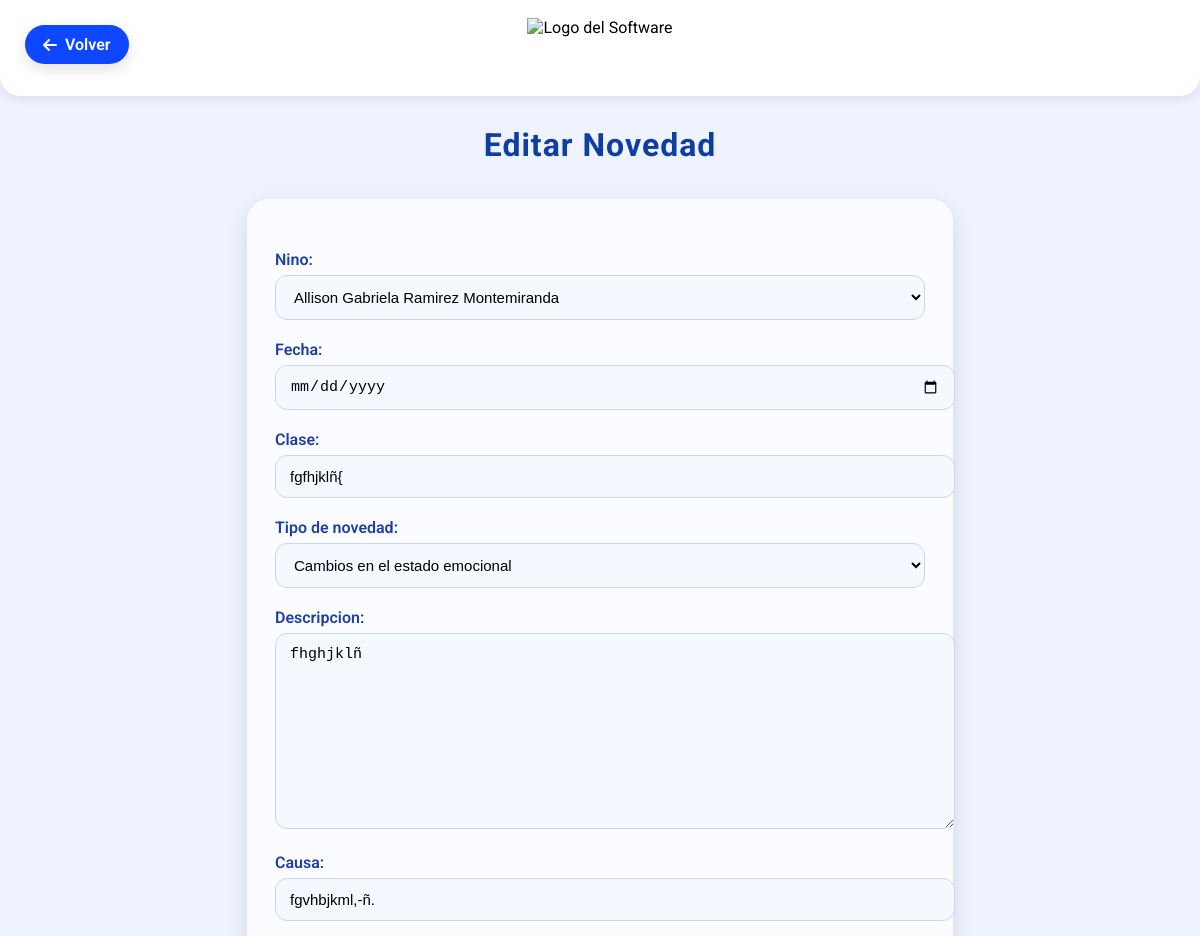
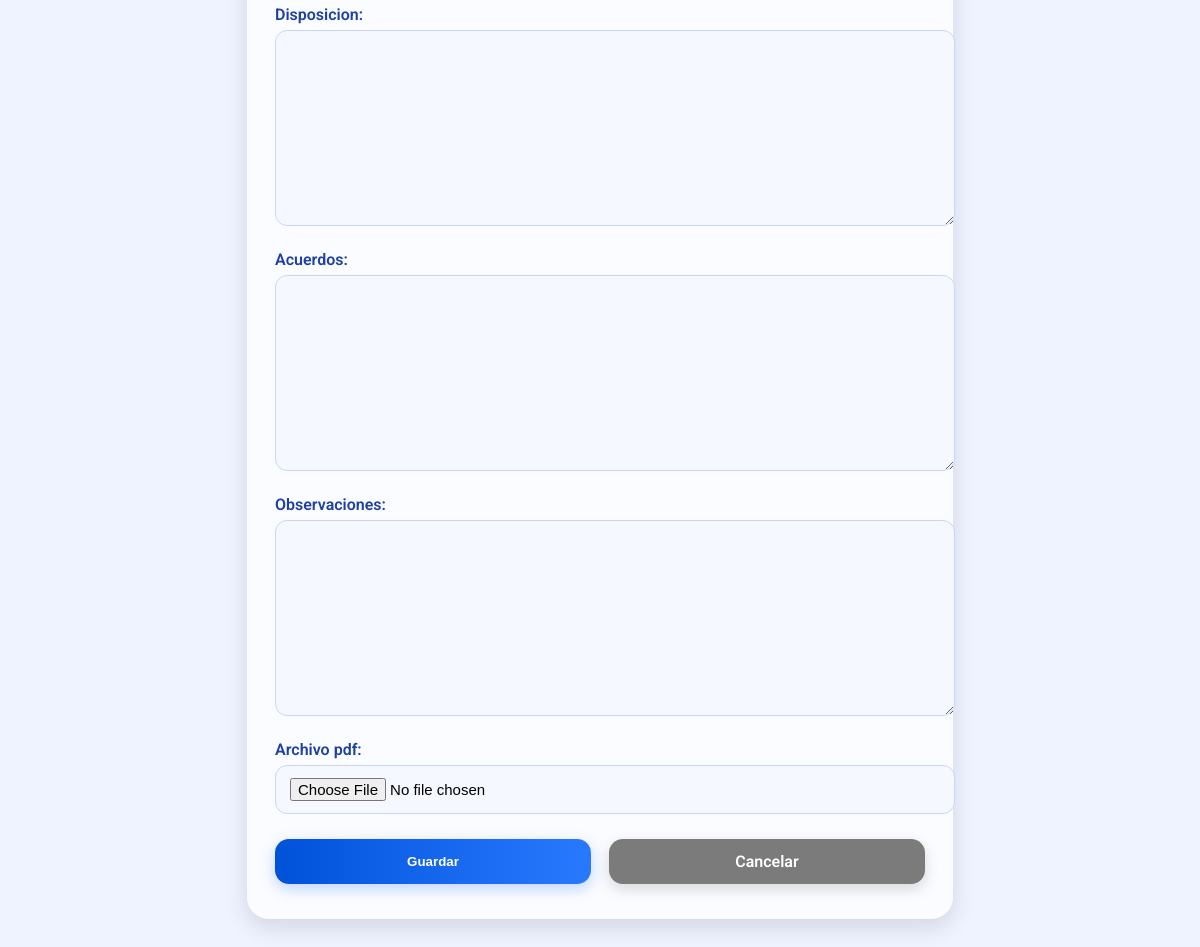
/novedades/editar/11/ (signed in), run on the app's committed database (2 pictures, top to bottom).
### novedades/models.py (models this page shows, shortened)
class Novedad(models.Model):
    nino = models.ForeignKey(Nino, on_delete=models.CASCADE)
    docente = models.CharField(max_length=100)
    fecha = models.DateField()
    clase = models.CharField(max_length=100)
    descripcion = models.TextField()
    causa = models.CharField(max_length=255, blank=True)
    disposicion = models.TextField(blank=True)
    acuerdos = models.TextField(blank=True)
    observaciones = models.TextField(blank=True)
    usuario = models.ForeignKey(User, on_delete=models.CASCADE, null=True, blank=True)  # 🔔 quién creó la novedad
    archivo_pdf = models.FileField(upload_to='novedades_pdfs/', blank=True, null=True)
    TIPOS_NOVEDAD = [
        ('a', 'Cambios en los estados de salud'),
        ('b', 'Cambios en el estado emocional'),
        ('c', 'Razones de inasistencia y llegadas tarde'),
        ('d', 'Inapetencia'),
        ('e', 'Cambios de medicamentos'),
        ('f', 'Inasistencia de medicamentos'),
        ('g', 'Sin registro civil'),
        ('h', 'Sin afiliación en salud'),
        ('i', 'Sin esquema de vacunación'),
        ('j', 'Otra'),
    ]
    tipo = models.CharField(max_length=1, choices=TIPOS_NOVEDAD, verbose_name="Tipo de novedad")

### novedades/views.py (the view)
# urls.py: path('editar/<int:pk>/', novedades_edit, name='novedades_edit'),
@login_required
@rol_requerido('madre_comunitaria')
def novedades_edit(request, pk):
    madre_profile = request.user.madre_profile
    hogar_madre = HogarComunitario.objects.filter(madre=madre_profile).first()
    novedad = get_object_or_404(Novedad, pk=pk, nino__hogar=hogar_madre)
    form = NovedadForm(request.POST or None, instance=novedad)
    form.fields['nino'].queryset = Nino.objects.filter(hogar=hogar_madre)
    if request.method == 'POST' and form.is_valid():
        form.save()
        return redirect('novedades:novedades_list')
    return render(request, 'novedades/form.html', {'form': form})

### novedades/forms.py
class NovedadForm(forms.ModelForm):
    nino = forms.ModelChoiceField(queryset=Nino.objects.none())
    class Meta:
        model = Novedad
        exclude = ['docente']
        fields = [
            'nino',
            'fecha',
            'clase',
            'tipo',
            'docente',
            'descripcion',
            'causa',
            'disposicion',
            'acuerdos',
            'observaciones',
            'archivo_pdf',
        ]
        widgets = {
            'tipo': forms.Select(),
            'fecha': forms.DateInput(attrs={'type': 'date'}),
        }

### core/models.py (called while the page is built)
    def __str__(self):
        return f"{self.nombres} {self.apellidos}"

### core/views.py (called while the page is built)
def rol_requerido(nombre_rol):
    def decorator(view_func):
        @wraps(view_func)
        def _wrapped_view(request, *args, **kwargs):
            if not request.user.is_authenticated or not hasattr(request.user, 'rol') or request.user.rol.nombre_rol != nombre_rol:
                messages.error(request, 'Acceso denegado. No tienes los permisos necesarios.')
                return redirect('home')  # Redirigir a una página de inicio o de error
            return view_func(request, *args, **kwargs)
        return _wrapped_view
    return decorator

### icbfconecta/context_processors.py (called while the page is built)
def user_context(request):
    context = {}
    if request.user.is_authenticated:
        nombre_completo = f"{request.user.nombres} {request.user.apellidos}".strip()
        context['nombre_madre'] = nombre_completo
        if hasattr(request.user, 'madre_profile') and request.user.madre_profile.foto_madre:
            context['foto_perfil_url'] = request.user.madre_profile.foto_madre.url
    return context

### templates/novedades/form.html (shortened to what this page needs)
{% load static %}
<!DOCTYPE html>
<html lang="es">
<head>
  <link rel="stylesheet" href="https://cdnjs.cloudflare.com/ajax/libs/font-awesome/6.0.0-beta3/css/all.min.css"/>
</head>
<body>
<a href="{% url 'novedades:novedades_list' %}" class="btn-volver">
    <i class="fas fa-arrow-left"></i> Volver
</a>
<header>
    <img src="{% static 'img/logoSinFondo.png' %}" alt="Logo del Software">
</header>
<h2 class="main-title">
    {% if form.instance.pk %}Editar{% else %}Registrar{% endif %} Novedad
</h2>
<div class="form-card">
    <form method="post">
        {{ form.as_p }}
        <div class="btn-group">
            <button type="submit" class="btn-success">Guardar</button>
            <a href="{% url 'novedades:novedades_list' %}" class="btn-secondary">Cancelar</a>
        </div>
    </form>
</div>
</body>
</html>

### templates/novedades/form.html (style rules this page uses)
body { margin: 0; padding: 0; background: #eef3ff; font-family: 'Roboto', sans-serif; }
header { display: flex; justify-content: center; padding: 18px 0; background: #ffffff; box-shadow: 0px 2px 12px rgba(0,0,0,0.1); border-radius: 0 0 20px 20px; }
header img { height: 60px; }
.btn-volver { position: absolute; top: 25px; left: 25px; background: #0d47ff; padding: 10px 18px; border-radius: 50px; color: white; font-weight: 600; text-decoration: none; display: inline-flex; align-items: center; gap: 8px; box-shadow: 0px 5px 15px rgba(0,0,0,0.12); transition: 0.25s; }
.main-title { text-align: center; font-size: 32px; margin-top: 30px; color: #0f3ea3; font-weight: 700; letter-spacing: 1px; }
.form-card { width: 92%; max-width: 650px; margin: 35px auto; background: rgba(255, 255, 255, 0.75); backdrop-filter: blur(12px); padding: 35px 28px; border-radius: 22px; box-shadow: 0px 8px 25px rgba(0,0,0,0.12); }
form p { margin-bottom: 20px; }
form label { font-weight: 600; color: #1e3fa6; margin-bottom: 6px; display: block; }
form input, form select, form textarea { width: 100%; padding: 12px 14px; font-size: 15px; border-radius: 12px; border: 1px solid #c6d4ff; background: #f6f8ff; outline: none; transition: border 0.2s, box-shadow 0.2s; }
.btn-group { margin-top: 25px; display: flex; gap: 18px; }
.btn-success { flex: 1; background: linear-gradient(90deg, #0053d9, #2979ff); color: white; padding: 13px 20px; border: none; border-radius: 14px; font-weight: 700; cursor: pointer; box-shadow: 0px 5px 15px rgba(0,91,255,0.25); transition: 0.25s; }
.btn-secondary { flex: 1; background: #7b7b7b; color: white; padding: 13px 20px; border-radius: 14px; text-align: center; text-decoration: none; font-weight: 600; box-shadow: 0px 5px 15px rgba(0,0,0,0.15); transition: 0.25s; }

### data on the page
Novedad: nino "Allison Gabriela Ramirez Montemiranda", clase "fgfhjklñ{", tipo "Cambios en el estado emocional", descripcion "fhghjklñ", causa "fgvhbjkml,-ñ."
